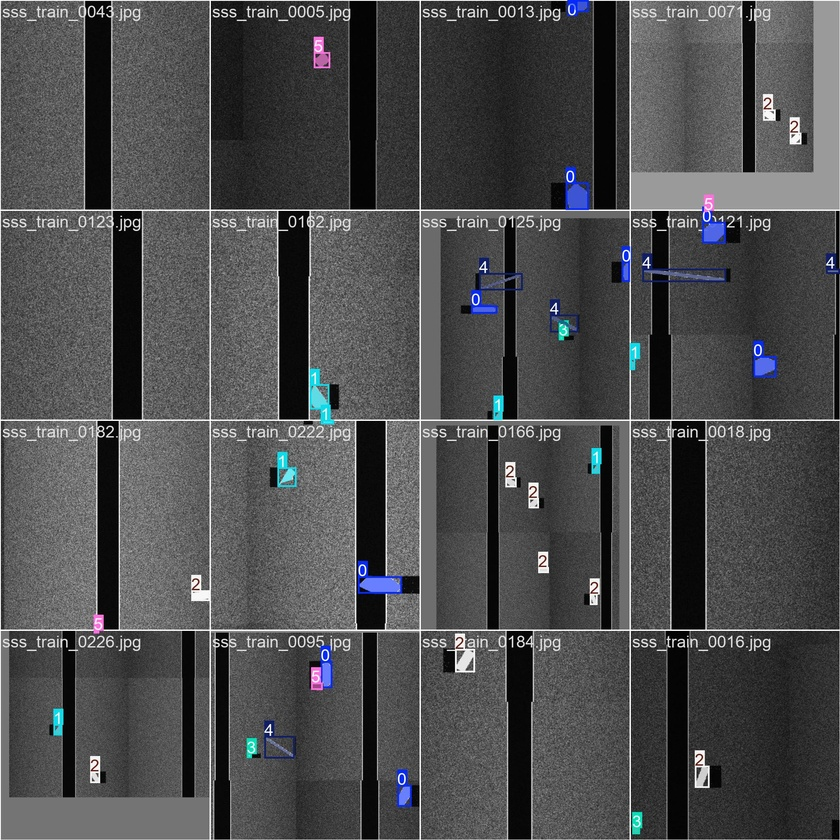
#> input picture backend/runs/sonar_yolo_seg/train_batch0.jpg, 840 x 840 px, shrunk from 1920 x 1920 before the run
$ python -i sss_validator.py   (imports and definitions only)   (older library calls are emulated)
#> lines starting #> are read from the running program, lines starting #| are printed output that depends on the picture; after the words box and inside, x2 and y2 are one past the last pixel; in counts of white or black regions, pixels touching at a corner belong together
#> further down, picture is the input picture: shape (840, 840, 3); mean B, G, R 78, 76.8, 76.1
"""Side-Scan Sonar (SSS) image validation engine.

Examines visual, acoustic, and geometric characteristics of uploaded images to verify
whether an image is a valid dual-channel Side-Scan Sonar waterfall image prior to model inference.
"""

from dataclasses import dataclass
import logging
import cv2
import numpy as np

from pipeline.constants import SONAR_CONFIDENCE_THRESHOLD

logger = logging.getLogger("atlantis.sss_validator")


@dataclass
class SSSValidationResult:
    """Container for Side-Scan Sonar image validation result."""

    is_sonar: bool
    sonar_confidence: float
    message: str
    metrics: dict[str, float]


def validate_sss_image(
    image: np.ndarray, threshold: float = SONAR_CONFIDENCE_THRESHOLD
) -> SSSValidationResult:
    """Validate whether an uploaded image possesses visual & acoustic SSS characteristics.

    Evaluates:
        1. Color Palette & Channel Monochromicity (monochromatic/sepia acoustic palette vs multi-color RGB).
        2. Swath Symmetry & Nadir Gap Profile (central low-intensity water-column & symmetric sweeps).
        3. Acoustic Texture & Speckle Shadow/Specular Co-occurrence (Rayleigh/Gamma acoustic distribution).

    Args:
        image: 2D or 3D numpy image array.
        threshold: SSS confidence threshold (default 0.80).

    Returns:
        SSSValidationResult: Validation verdict, confidence score [0.0, 1.0], and diagnostic message.
    """
#> called with threshold = 0.5
    if not isinstance(image, np.ndarray) or image.size == 0:
        return SSSValidationResult(
            is_sonar=False,
            sonar_confidence=0.0,
            message="Invalid or empty image file.",
            metrics={},
        )

    # 1. Color Palette Monochromicity & 1D Pseudocolor Heatmap Score
    if image.ndim == 3 and image.shape[2] in (3, 4):
        b, g, r = cv2.split(image[:, :, :3])
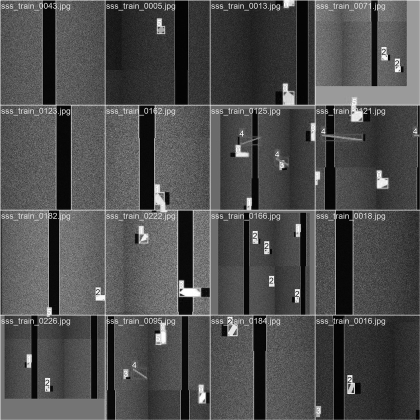
#> b: shape (840, 840) (shown at 1/2 size); min 0, max 255, mean 78
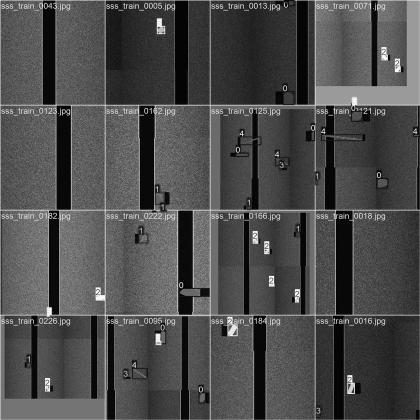
#> r: shape (840, 840) (shown at 1/2 size); min 0, max 255, mean 76.1
        hsv = cv2.cvtColor(image[:, :, :3], cv2.COLOR_BGR2HSV)
#> hsv: shape (840, 840, 3); mean H, S, V 6.1, 4.5, 78.2
        val = hsv[:, :, 2]
        sat = hsv[:, :, 1]
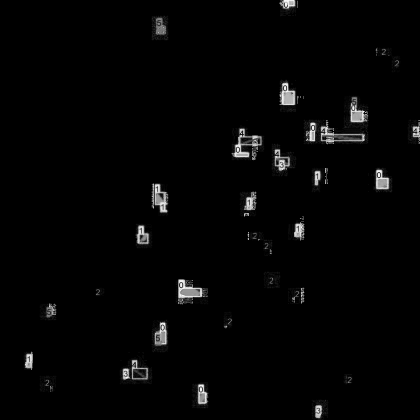
#> sat: shape (840, 840) (shown at 1/2 size); min 0, max 255, mean 4.5

        # Consider non-dark active pixels to analyze sonar pseudocolor map
        active_mask = val > 15
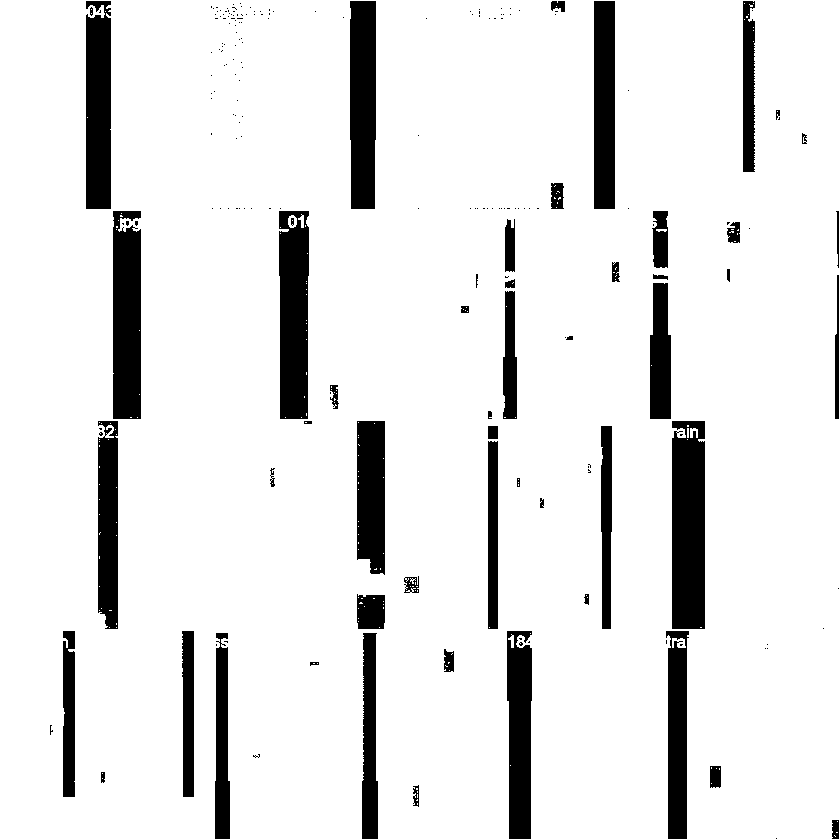
#> active_mask: shape (840, 840) bool; 89.6% white; 204 black regions (151 under 20 px), largest, box (x1, y1, x2, y2) and area: (672, 421, 705, 629) 6664, (279, 211, 309, 419) 5737, (113, 211, 141, 419) 5568
        if np.any(active_mask):
            hue_active = hsv[:, :, 0][active_mask]
            sat_active = sat[active_mask]
            hue_std = float(np.std(hue_active))
#> hue_std = 26.39
            sat_mean = float(np.mean(sat_active))
#> sat_mean = 4.34
        else:
            hue_std = 0.0
            sat_mean = float(np.mean(sat))

        diff_rg = float(np.mean(np.abs(r.astype(float) - g.astype(float))))
#> diff_rg = 1.07
        diff_gb = float(np.mean(np.abs(g.astype(float) - b.astype(float))))
#> diff_gb = 1.42
        channel_diff = (diff_rg + diff_gb) / 2.0
#> channel_diff = 1.24

        # Monochromatic / Grayscale or 1D Pseudocolor heatmap (copper, amber, gold, sepia, cyan)
        if channel_diff < 25.0 and hue_std < 35.0:
            color_score = 1.0
        elif channel_diff < 40.0 and hue_std < 50.0:
            color_score = 0.85
        else:
            # High color variation or channel divergence (e.g. natural multi-color RGB photos)
            color_score = max(0.0, 1.0 - max(hue_std / 70.0, channel_diff / 80.0))

        gray = cv2.cvtColor(image[:, :, :3], cv2.COLOR_BGR2GRAY)
    else:
        gray = image.copy() if image.ndim == 2 else image[:, :, 0].copy()
        color_score = 1.0
        channel_diff = 0.0
        hue_std = 0.0

    h, w = gray.shape[:2]
    if h < 20 or w < 20:
        return SSSValidationResult(
            is_sonar=False,
            sonar_confidence=0.0,
            message="Image dimensions too small to be a valid SSS waterfall swath.",
            metrics={},
        )

    # 2. Swath & Central Nadir Gap Score (ignoring top/bottom telemetry text headers/footers)
    h_start = int(h * 0.05)
    h_end = int(h * 0.95)
    crop_gray = gray[h_start:h_end, :] if h > 40 else gray
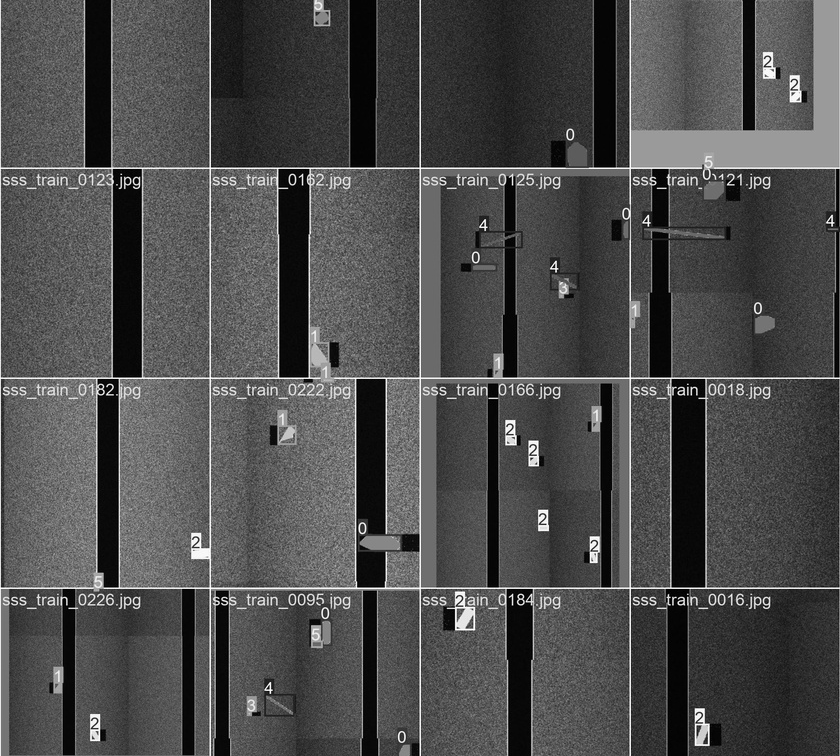
#> crop_gray: shape (756, 840); min 0, max 255, mean 76.5

    col_means = np.mean(crop_gray, axis=0)
#> col_means = 840 values, max 243.6 at index 420, min 34.59 at index 374, mean 76.46
    center_region = col_means[int(w * 0.35) : int(w * 0.65)]
#> center_region = 252 values, max 243.6 at index 126, min 34.59 at index 80, mean 74.5
    left_region = col_means[: int(w * 0.35)]
#> left_region = 294 values, max 241.4 at index 210, min 39.55 at index 117, mean 84.37
    right_region = col_means[int(w * 0.65) :]
#> right_region = 294 values, max 238 at index 84, min 37.87 at index 56, mean 70.22

    min_center = float(np.min(center_region)) if len(center_region) > 0 else float(np.min(col_means))
#> min_center = 34.59
    mean_left = float(np.mean(left_region)) if len(left_region) > 0 else 1.0
#> mean_left = 84.37
    mean_right = float(np.mean(right_region)) if len(right_region) > 0 else 1.0
#> mean_right = 70.22

    # Symmetric port/starboard ratio
    sym_ratio = min(mean_left, mean_right) / max(1.0, max(mean_left, mean_right))
#> sym_ratio = 0.832

    # Check for central low-intensity nadir valley
    has_nadir = min_center < (min(mean_left, mean_right) * 0.85) or min_center < 45.0
#> has_nadir = True

    if has_nadir:
        swath_score = 1.0
    elif sym_ratio > 0.50:
        swath_score = 0.85
    else:
        swath_score = max(0.4, sym_ratio)

    # 3. Acoustic Speckle Texture & Shadow/Specular Co-occurrence Score
    shadow_ratio = float(np.count_nonzero(gray < 35)) / float(gray.size)
#> shadow_ratio = 0.131
    bright_ratio = float(np.count_nonzero(gray > 160)) / float(gray.size)
#> bright_ratio = 0.035
    laplacian_var = float(np.var(cv2.Laplacian(gray, cv2.CV_64F)))
#> laplacian_var = 3909.8

    # Acoustic waterfall images have speckle noise, dark shadows, and bright returns
    if shadow_ratio > 0.002 and bright_ratio > 0.005 and laplacian_var > 15.0:
        texture_score = 1.0
    elif laplacian_var > 10.0:
        texture_score = 0.80
    else:
        texture_score = 0.40

    # Overall SSS Confidence Score calculation
    confidence = 0.40 * color_score + 0.35 * swath_score + 0.25 * texture_score
    confidence = float(np.clip(confidence, 0.0, 1.0))

    is_sonar = confidence >= threshold

    if is_sonar:
        msg = f"✓ Valid Side-Scan Sonar (SSS) Image (Confidence: {confidence * 100:.0f}%)"
    else:
        msg = (
            "✕ Invalid Image: Uploaded image does not appear to be a valid Side-Scan Sonar (SSS) image. "
            "Supported input: Side-Scan Sonar imagery."
        )

    metrics = {
        "color_score": round(color_score, 4),
        "swath_score": round(swath_score, 4),
        "texture_score": round(texture_score, 4),
        "channel_diff": round(channel_diff, 2),
        "hue_std": round(hue_std, 2),
        "sym_ratio": round(sym_ratio, 4),
    }
#> metrics = {'color_score': 1, 'swath_score': 1, 'texture_score': 1, 'channel_diff': 1.24, 'hue_std': 26.39, 'sym_ratio': 0.832}

    return SSSValidationResult(
        is_sonar=is_sonar,
        sonar_confidence=round(confidence, 4),
        message=msg,
        metrics=metrics,
    )

>>> import cv2
>>> picture = cv2.imread('../runs/sonar_yolo_seg/train_batch0.jpg')
>>> result = validate_sss_image(picture)

$ run again, on backend/runs/sonar_yolo_seg/train_batch1.jpg
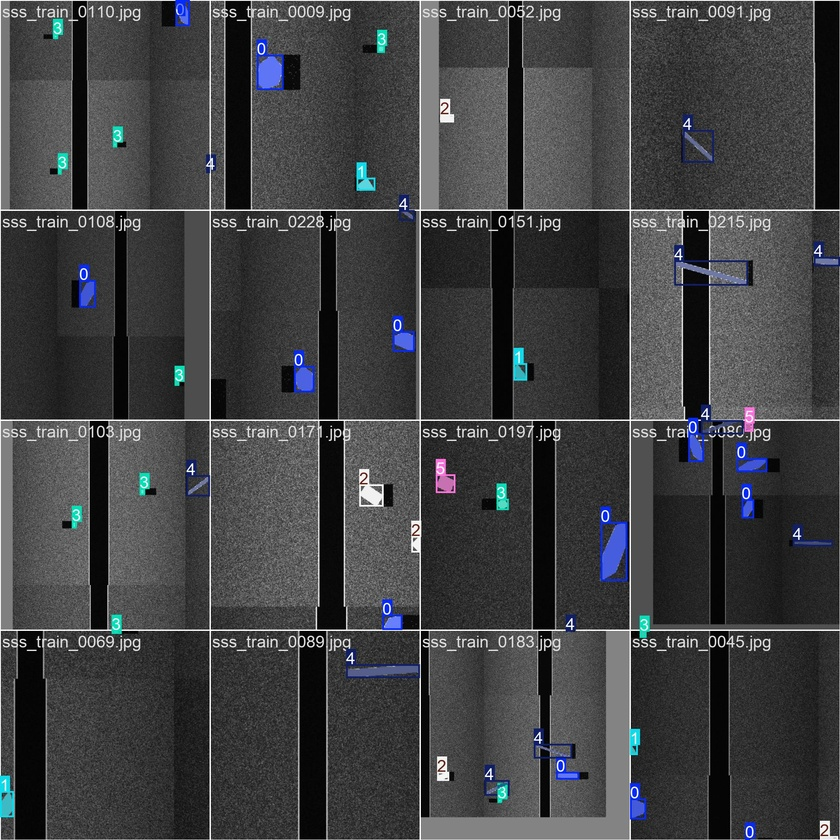
#> input picture backend/runs/sonar_yolo_seg/train_batch1.jpg, 840 x 840 px, shrunk from 1920 x 1920 before the run
#> picture is the input picture: shape (840, 840, 3); mean B, G, R 67, 65.1, 64
#> hsv: shape (840, 840, 3); mean H, S, V 8.9, 6.7, 67.2
#> in validate_sss_image, `active_mask = val > 15`:
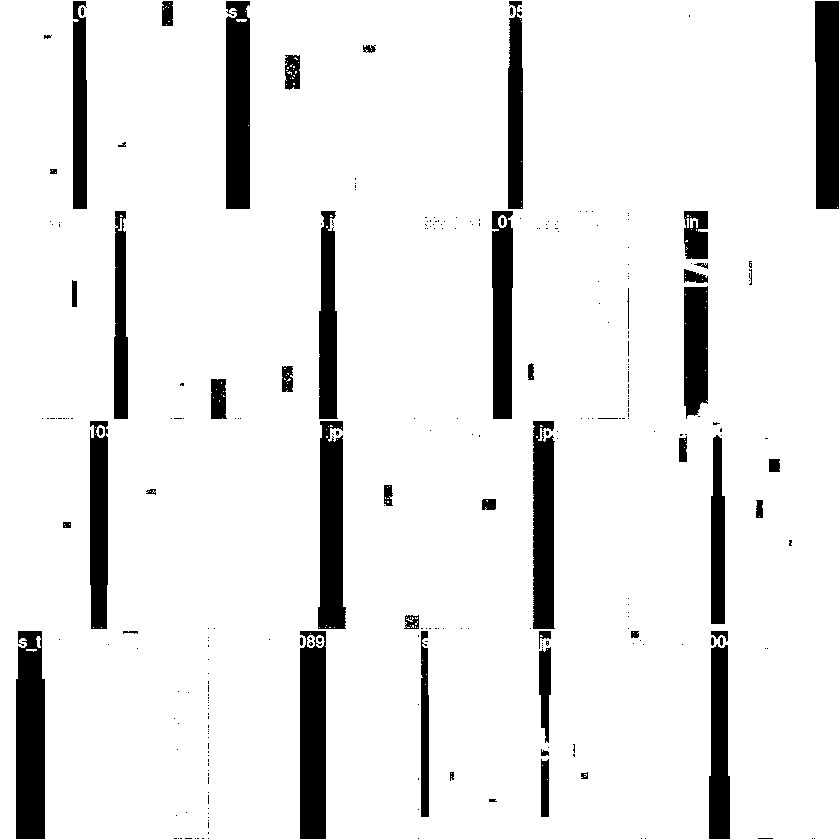
#> active_mask: shape (840, 840) bool; 90.8% white; 274 black regions (217 under 20 px), largest, box (x1, y1, x2, y2) and area: (16, 631, 45, 839) 5670, (300, 631, 326, 839) 5164, (226, 1, 250, 209) 4849
#> hue_std = 31.49
#> sat_mean = 6.86
#> diff_rg = 1.43
#> diff_gb = 2.25
#> channel_diff = 1.84
#> in validate_sss_image, `crop_gray = gray[h_start:h_end, :] if h > 40 else gray`:
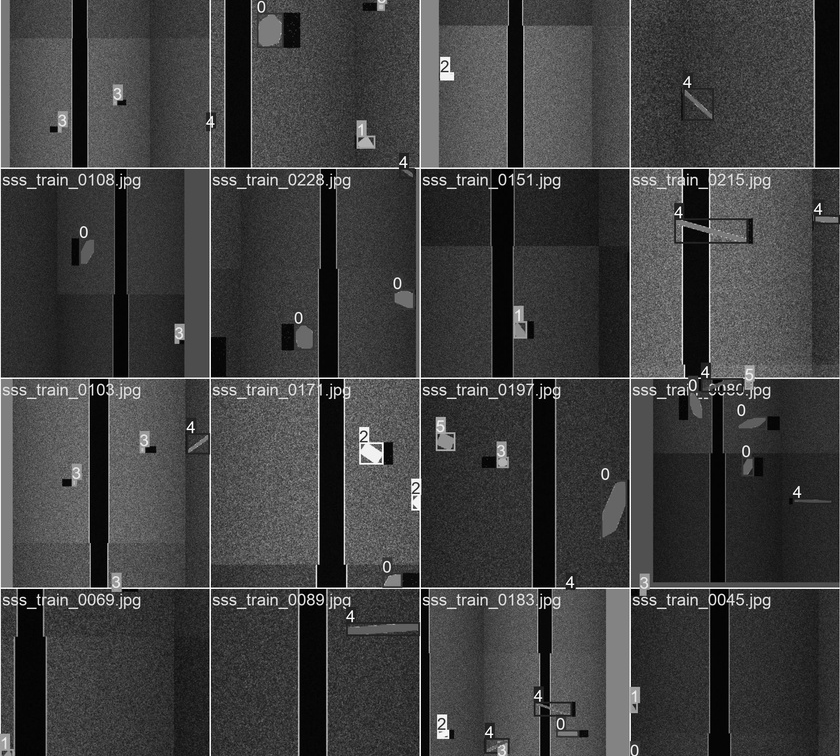
#> crop_gray: shape (756, 840); min 0, max 255, mean 64.3
#> col_means = 840 values, max 238.8 at index 210, min 21.06 at index 324, mean 64.26
#> center_region = 252 values, max 238.1 at index 126, min 21.06 at index 30, mean 65
#> left_region = 294 values, max 238.8 at index 210, min 47.1 at index 208, mean 66.35
#> right_region = 294 values, max 237 at index 84, min 31.5 at index 292, mean 61.53
#> min_center = 21.06
#> mean_left = 66.35
#> mean_right = 61.53
#> sym_ratio = 0.927
#> has_nadir = True
#> shadow_ratio = 0.156
#> bright_ratio = 0.0293
#> laplacian_var = 3780.1
#> metrics = {'color_score': 1, 'swath_score': 1, 'texture_score': 1, 'channel_diff': 1.84, 'hue_std': 31.49, 'sym_ratio': 0.927}

$ run again, on backend/runs/sonar_yolo_seg/train_batch2.jpg
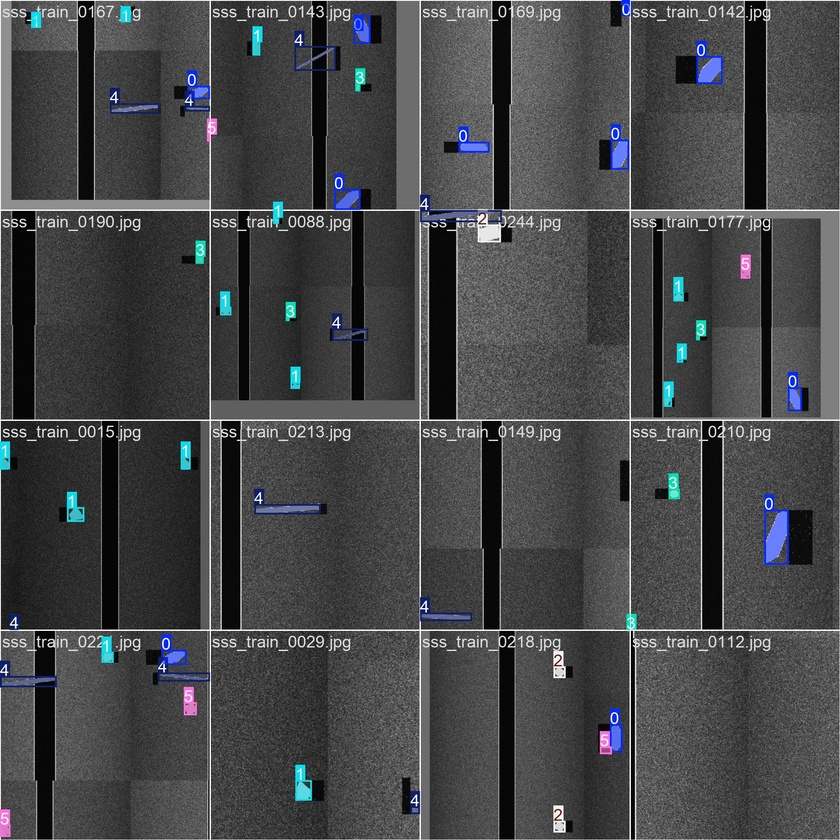
#> input picture backend/runs/sonar_yolo_seg/train_batch2.jpg, 840 x 840 px, shrunk from 1920 x 1920 before the run
#> picture is the input picture: shape (840, 840, 3); mean B, G, R 72.6, 70.8, 69.5
#> hsv: shape (840, 840, 3); mean H, S, V 9.3, 6.9, 72.8
#> in validate_sss_image, `active_mask = val > 15`:
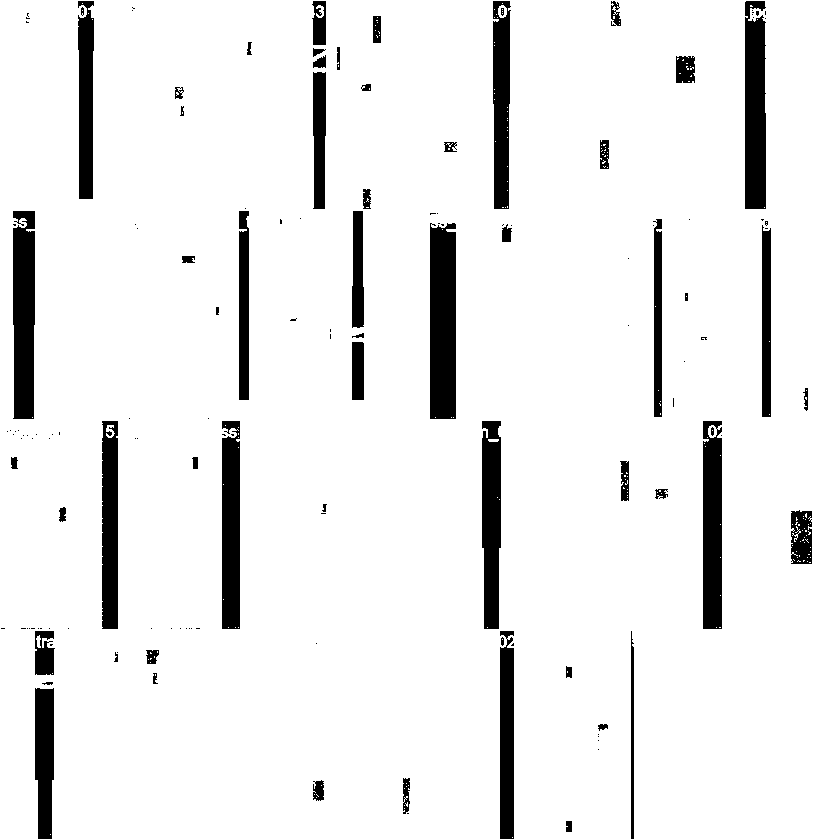
#> active_mask: shape (840, 840) bool; 92.4% white; 142 black regions (84 under 20 px), largest, box (x1, y1, x2, y2) and area: (430, 223, 456, 419) 4994, (13, 211, 35, 419) 4268, (745, 1, 766, 209) 4090
#> hue_std = 31.91
#> sat_mean = 6.79
#> diff_rg = 1.76
#> diff_gb = 2.06
#> channel_diff = 1.91
#> in validate_sss_image, `crop_gray = gray[h_start:h_end, :] if h > 40 else gray`:
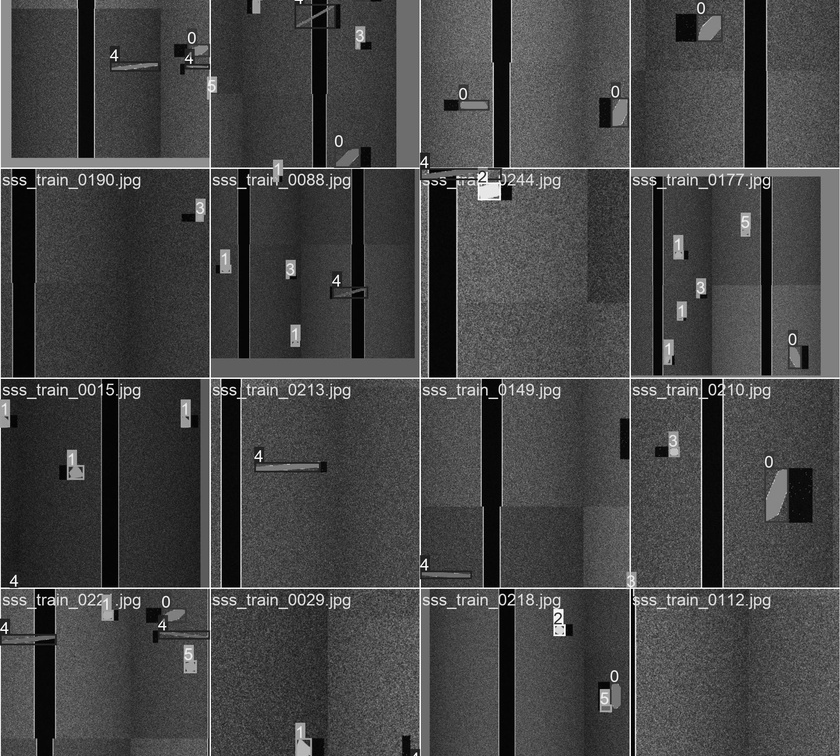
#> crop_gray: shape (756, 840); min 0, max 255, mean 69.6
#> col_means = 840 values, max 240.2 at index 210, min 30.29 at index 239, mean 69.61
#> center_region = 252 values, max 229.7 at index 126, min 45.48 at index 30, mean 72.52
#> left_region = 294 values, max 240.2 at index 210, min 30.29 at index 239, mean 61.7
#> right_region = 294 values, max 238.1 at index 84, min 41.48 at index 216, mean 75.02
#> min_center = 45.48
#> mean_left = 61.7
#> mean_right = 75.02
#> sym_ratio = 0.822
#> has_nadir = True
#> shadow_ratio = 0.0996
#> bright_ratio = 0.0326
#> laplacian_var = 3746.3
#> metrics = {'color_score': 1, 'swath_score': 1, 'texture_score': 1, 'channel_diff': 1.91, 'hue_std': 31.91, 'sym_ratio': 0.822}
